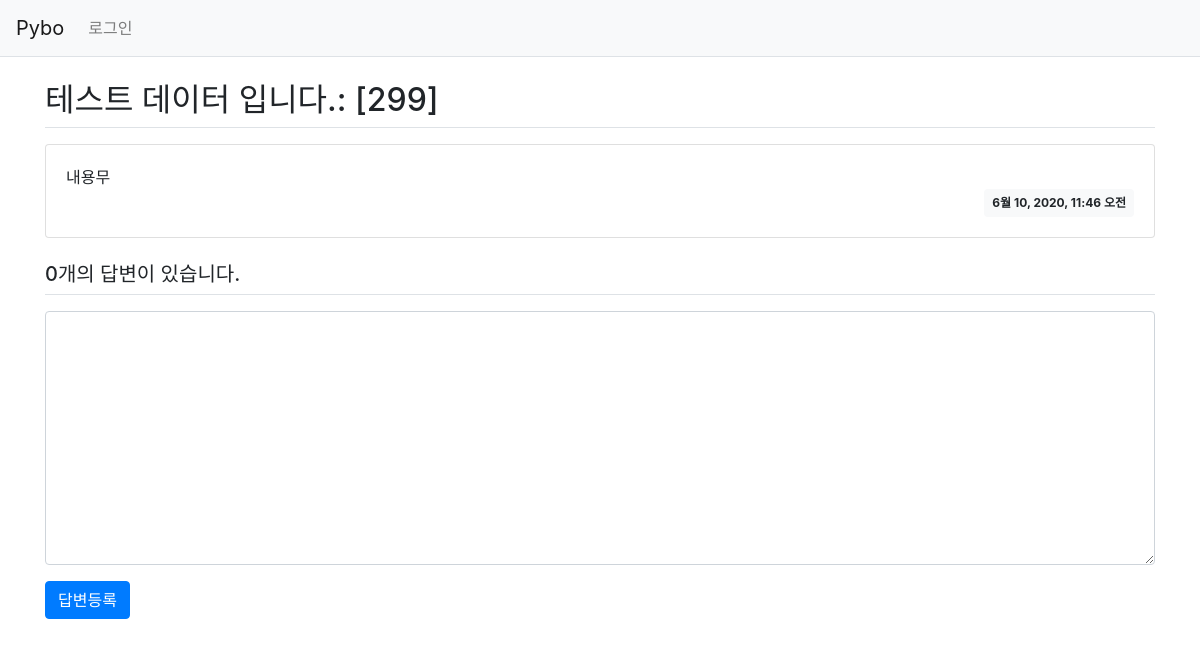
Page /pybo/307/ on the earlier database version.
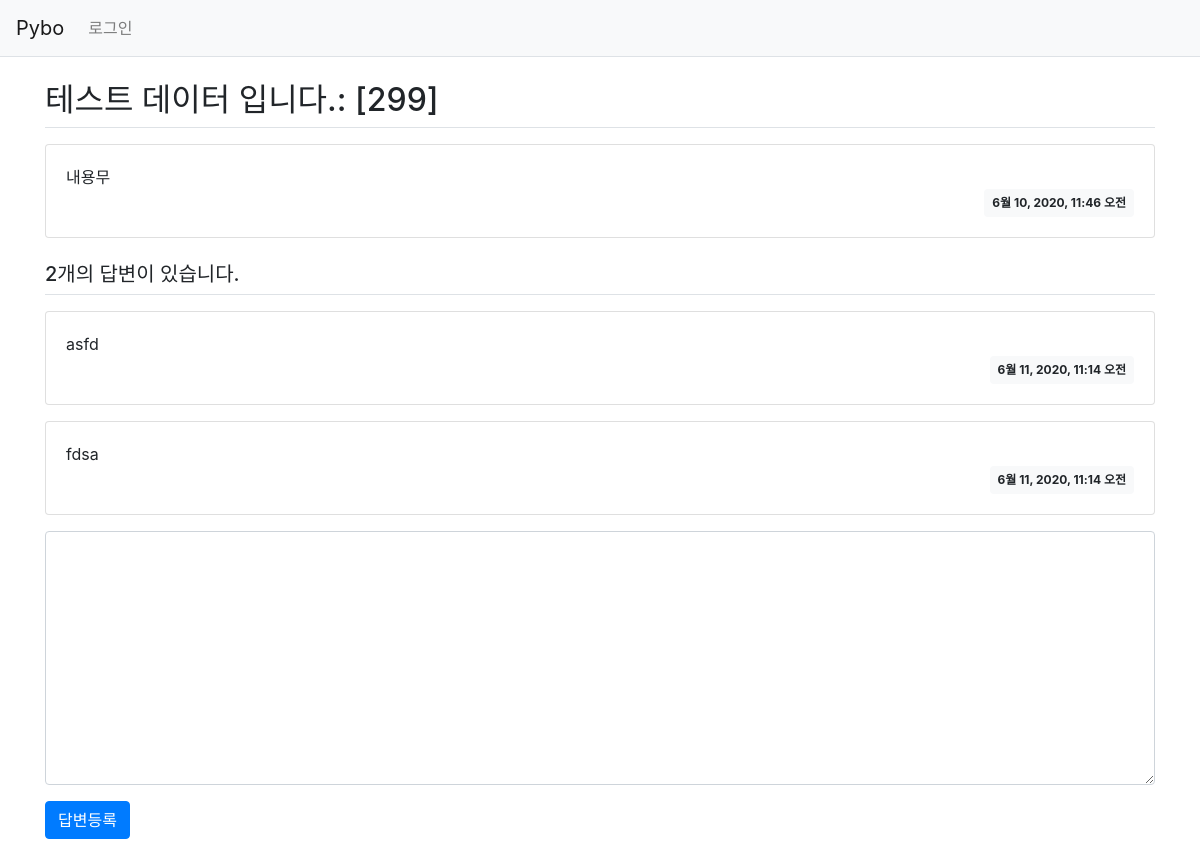
Same page on the later database version.
### pybo/models.py (models this page shows, shortened)
class Question(models.Model):
    subject = models.CharField(max_length=200)
    content = models.TextField()
    create_date = models.DateTimeField()

class Answer(models.Model):
    question = models.ForeignKey(Question, on_delete=models.CASCADE)
    content = models.TextField()
    create_date = models.DateTimeField()

### pybo/views.py (the view)
# urls.py: path('<int:question_id>/', views.detail, name='detail'),
def detail(request, question_id):
    question = Question.objects.get(id=question_id)
    context = {'question': question}
    return render(request, 'pybo/question_detail.html', context)

### templates/pybo/question_detail.html (shortened to what this page needs)
{% extends 'base.html' %}
{% block content %}
<div class="container my-3">
    <h2 class="border-bottom py-2">{{ question.subject }}</h2>
    <div class="card my-3">
        <div class="card-body">
            <div class="card-text" style="white-space: pre-line;">{{ question.content }}</div>
            <div class="d-flex justify-content-end">
                <div class="badge badge-light p-2">
                    {{ question.create_date }}
                </div>
            </div>
        </div>
    </div>
    <h5 class="border-bottom my-3 py-2">{{question.answer_set.count}}개의 답변이 있습니다.</h5>
    {% for answer in question.answer_set.all %}
    <div class="card my-3">
        <div class="card-body">
            <div class="card-text" style="white-space: pre-line;">{{ answer.content }}</div>
            <div class="d-flex justify-content-end">
                <div class="badge badge-light p-2">
                    {{ answer.create_date }}
                </div>
            </div>
        </div>
    </div>
    {% endfor %}
    <form action="{% url 'pybo:answer_create' question.id %}" method="post" class="my-3">
        <div class="form-group">
            <textarea name="content" id="content" class="form-control" rows="10"></textarea>
        </div>
        <input type="submit" value="답변등록" class="btn btn-primary">
    </form>
</div>
{% endblock %}

### templates/base.html (shortened to what this page needs)
{% load static %}
<!doctype html>
<html lang="ko">
<head>
    <link rel="stylesheet" type="text/css" href="{% static 'bootstrap.min.css' %}">
</head>
<body>
{% include "navbar.html" %}
{% block content %}
{% endblock %}
</body>
</html>

### templates/navbar.html (shortened to what this page needs)
<nav class="navbar navbar-expand-lg navbar-light bg-light border-bottom">
    <a class="navbar-brand" href="{% url 'pybo:index' %}">Pybo</a>
    <div class="collapse navbar-collapse flex-grow-0" id="navbarNav">
        <ul class="navbar-nav">
            <li class="nav-item ">
                {% if user.is_authenticated %}
                <a class="nav-link" href="{% url 'common:logout' %}">{{ user.username}} (로그아웃)</a>
                {% else %}
                <a class="nav-link" href="{% url 'common:login' %}">로그인</a>
                {% endif %}
            </li>
        </ul>
    </div>
</nav>

Differences in the rows shown:
computed for Question "테스트 데이터 입니다.: [299]": answer_set.count "0" → "2"
added Answer: content "asfd", create_date "6월 11, 2020, 11:14 오전"
added Answer: content "fdsa", create_date "6월 11, 2020, 11:14 오전"
